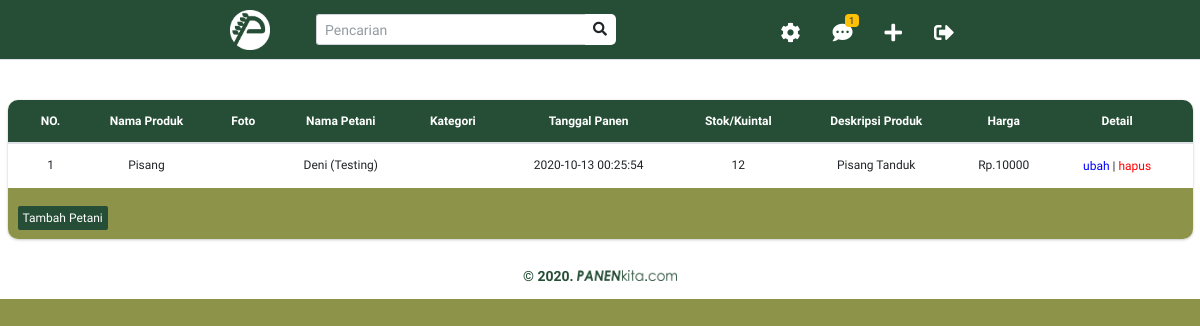
The app's page /index.php/admin/kelolaproduk, older data.
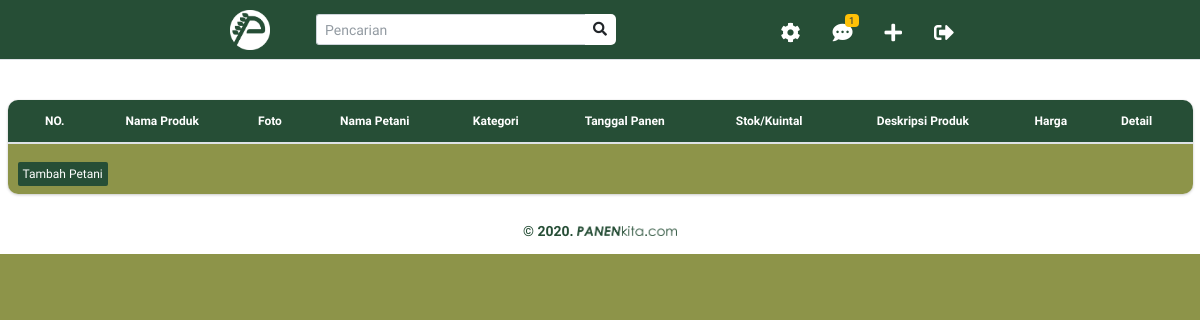
The same page, newer data.
### tables this page shows
CREATE TABLE `produk`  (
  `id_produk` smallint(6) NOT NULL,
  `nama_produk` varchar(100) NULL DEFAULT NULL,
  `foto_produk` longblob NULL,
  `tanggal_panen` datetime(0) NULL DEFAULT NULL,
  `stok_produk` int(11) NULL DEFAULT NULL,
  `deskripsi_produk` varchar(300) NULL DEFAULT NULL,
  `harga_produk` int(20) NULL DEFAULT NULL,
  PRIMARY KEY (`id_produk`) USING BTREE
);

### application/controllers/admin.php (called while the page is built, shortened)
<?php
class Admin extends CI_Controller
{
    function __construct()
    {
        $this->load->model(array('M_kategori', 'M_petani', 'M_produk', 'M_admin'));
    }
    public function kelolaproduk()
    {
        $data['listproduk'] = $this->M_admin->getAllproduk();
        $this->load->view('admin/kelola_produk', $data);
    }
}

### index.php (called while the page is built, shortened)
<?php
require_once BASEPATH.'core/CodeIgniter.php';

### application/models/M_admin.php (called while the page is built, shortened)
<?php
class M_admin extends CI_Model
{
	public function getAllproduk()
	{
		$this->db->select('*');
		$this->db->from('produk');
		$query = $this->db->get();
		return $query->result();
	}
}

### application/views/admin/kelola_produk.php (the view)
<?php $this->load->view('layout/header'); ?>
<?php $this->load->view('layout/navbar'); ?>
<div class="container-fluid">
    <div class="row" style="background-color:white;padding-top: 100px;">
        <div class="col-12">
            <div class="card" style="border-radius: 10px;">
                <div class="card-body table-responsive p-0" style="text-align:center; border-radius: 10px 10px 0px 0px;font-size:12px;">
                    <table class="table">
                        <thead>
                            <tr>
                                <th style="background: #264E36; color:#ffffff;">NO.</th>
                                <th style="background: #264E36; color:#ffffff;">Nama Produk</th>
                                <th style="background: #264E36; color:#ffffff;">Foto</th>
                                <th style="background: #264E36; color:#ffffff;">Nama Petani</th>
                                <th style="background: #264E36; color:#ffffff;">Kategori</th>
                                <th style="background: #264E36; color:#ffffff;">Tanggal Panen</th>
                                <th style="background: #264E36; color:#ffffff;">Stok/Kuintal</th>
                                <th style="background: #264E36; color:#ffffff;">Deskripsi Produk</th>
                                <th style="background: #264E36; color:#ffffff;">Harga</th>
                                <th style="background: #264E36; color:#ffffff;">Detail</th>
                            </tr>
                        </thead>
                        <tbody>
                            <?php $i = 1; ?>
                            <?php foreach ($listproduk as $key) : ?>
                                <tr>
                                    <td><?= $i++ ?></td>
                                    <td><?= $key->nama_produk; ?></td>
                                    <td><?= $key->foto_produk; ?></td>
                                    <td><?= $key->nama_petani; ?></td>
                                    <td><?= $key->nama_kategori; ?></td>
                                    <td><?= $key->tanggal_panen; ?></td>
                                    <td><?= $key->stok_produk; ?></td>
                                    <td><?= $key->deskripsi_produk; ?></td>
                                    <td><?= "Rp." . $key->harga_produk; ?></td>
                                    <td>
                                        <a style="color: blue;" href="<?php echo site_url('admin/tambahproduk/?id_produk=' . $key->id_produk) ?>"> ubah</a> |
                                        <a style="color: red;" href="<?php echo site_url('admin/deleteProduk/?id_produk=' . $key->id_produk) ?>" onclick="return confirm('Apakah anda yakin menghapus data ini ?')"> hapus</a>
                                    </td>
                                </tr>
                            <?php endforeach ?>
                        </tbody>
                    </table>
                </div>
                <div style="color: #ffffff; border-radius: 0px 0px 10px 10px; background-color: #8d9449; padding: 20px 10px 10px 10px; font-size:12px;">
                    <a style=" border-radius: 2px 2px 2px 2px; font-size:12px; padding: 5px 5px 5px 5px; background-color: #264E36; color: #ffffff;" href="<?= site_url('Admin/tambahproduk'); ?>">Tambah Petani</a>
                </div>
            </div>
            <center style="font-size:14px;padding:10px;">
                <p style="color:#264E36;"><b>&copy; 2020.</b> <img src=" <?= base_url('assets/img/logo/text_eden_logo.png'); ?>" alt="" class="img-fluid" width="100px" style="margin-top:-3px;"></p>
            </center>
        </div>
    </div>
</div>
<?php $this->load->view('layout/footer'); ?>

### application/views/layout/header.php (shortened to what this page needs)
<!DOCTYPE html>
<html lang="en">
<head>
    <link rel="stylesheet" href="<?= base_url('assets/plugins/fontawesome-free/css/all.min.css'); ?>">
    <link rel="stylesheet" href="https://code.ionicframework.com/ionicons/2.0.1/css/ionicons.min.css">
    <link rel="stylesheet" href="<?= base_url('assets/plugins/icheck-bootstrap/icheck-bootstrap.min.css'); ?>">
    <link rel="stylesheet" href="<?= base_url('assets/dist/css/adminlte.min.css'); ?>">
    <link rel="stylesheet" href="<?= base_url('assets/plugins/tempusdominus-bootstrap-4/css/tempusdominus-bootstrap-4.min.css'); ?>">
    <link rel="stylesheet" href="<?= base_url('assets/plugins/daterangepicker/daterangepicker.css') ?>">
    <link rel="stylesheet" type="text/css" href="<?= base_url('assets/template/css/util.css'); ?>">
    <link rel="stylesheet" type="text/css" href="<?= base_url('assets/template/css/main.css'); ?>">
    <link rel="stylesheet" type="text/css" href="<?= base_url('assets/css/mod.css'); ?>">
    <link rel="stylesheet" type="text/css" href="<?= base_url('assets/css/buttons.css'); ?>">
</head>
<body class="hold-transition layout-top-nav layout-navbar-fixed" style="background-color:#8D9449;">

### application/views/layout/navbar.php (shortened to what this page needs)
<nav class="main-header navbar navbar-expand-md" style="width:100%;position:fixed;background-color:#264E36;margin:0px;padding:0px;height:60px;">
    <div class="container">
        <a href="#">
            <img src="<?= base_url('assets/img/logo/emblem_white_logo.png'); ?>" alt="Panenkita Logo" width="40px">
        </a>
        <div class="collapse navbar-collapse order-3" style="padding-left:30px;">
            <form class="form-inline ml-0 ml-md-3">
                <div class="input-group input-group-sm" style="background-color: white; border-radius:5px; width:300px">
                    <input class="form-control form-control-navbar" type="search" placeholder="Pencarian" aria-label="Search">
                    <div class="input-group-append">
                        <button class="btn btn-navbar" type="submit">
                            <i class="fas fa-search"></i>
                        </button>
                    </div>
                </div>
            </form>
        </div>
        <ul class="order-3 order-md-3 navbar-nav navbar-no-expand ml-auto ul-petani">
            <li class="nav-item dropdown">
                <a class="nav-link" data-toggle="dropdown" href="#">
                    <i class="fas fa-cog"></i>
                </a>
            </li>
            <li class="nav-item dropdown">
                <a class="nav-link" data-toggle="dropdown" href="#">
                    <i class="fas fa-comment-dots"></i>
                    <span class="badge badge-warning navbar-badge">1</span>
                </a>
            </li>
            <li class="nav-item dropdown">
                <a class="nav-link" data-toggle="dropdown" href="#">
                    <i class="fas fa-plus"></i>
                </a>
            </li>
            <li class="nav-item">
                <a class="nav-link" href="<?= site_url('Login/logout'); ?>">
                    <i class="fas fa-sign-out-alt"></i>
                </a>
            </li>
        </ul>
    </div>
</nav>

### application/views/layout/footer.php (shortened to what this page needs)
</body>
</html>

### assets/template/css/main.css (style rules this page uses)
* { margin: 0px; padding: 0px; box-sizing: border-box; }
body, html { height: 100%; font-family: Century Gothic, CenturyGothic, AppleGothic, sans-serif, sans-serif; }
a { font-family: Century Gothic, CenturyGothic, AppleGothic, sans-serif; font-size: 12px; line-height: 1.7; color: #666666; margin: 0px; transition: all 0.4s; -webkit-transition: all 0.4s; -o-transition: all 0.4s; -moz-transition: all 0.4s; }
p { font-family: Century Gothic, CenturyGothic, AppleGothic, sans-serif; font-size: 14px; line-height: 1.7; color: #666666; margin: 0px; }
ul, li { margin: 0px; list-style-type: none; }
input { outline: none; border: none; }
button { outline: none !important; border: none; background: transparent; }

### assets/css/mod.css (style rules this page uses)
nav .container { padding: 0px 200px; }
.main-header .nav-link { height: 60px; position: relative; }
ul li .nav-link { line-height: 50px; font-size: 20px; color: white; }
.badge { margin: 5px; }

### assets/css/buttons.css (style rules this page uses)
.btn { padding: 14px 24px; border: 0 none; font-weight: 700; letter-spacing: 1px; text-transform: uppercase; }

Row changes from the older to the newer data that the page shows:
removed produk: nama_produk "Pisang", nama_petani "Deni (Testing)", tanggal_panen "2020-10-13 00:25:54", stok_produk "12", deskripsi_produk "Pisang Tanduk", harga_produk "10000"
